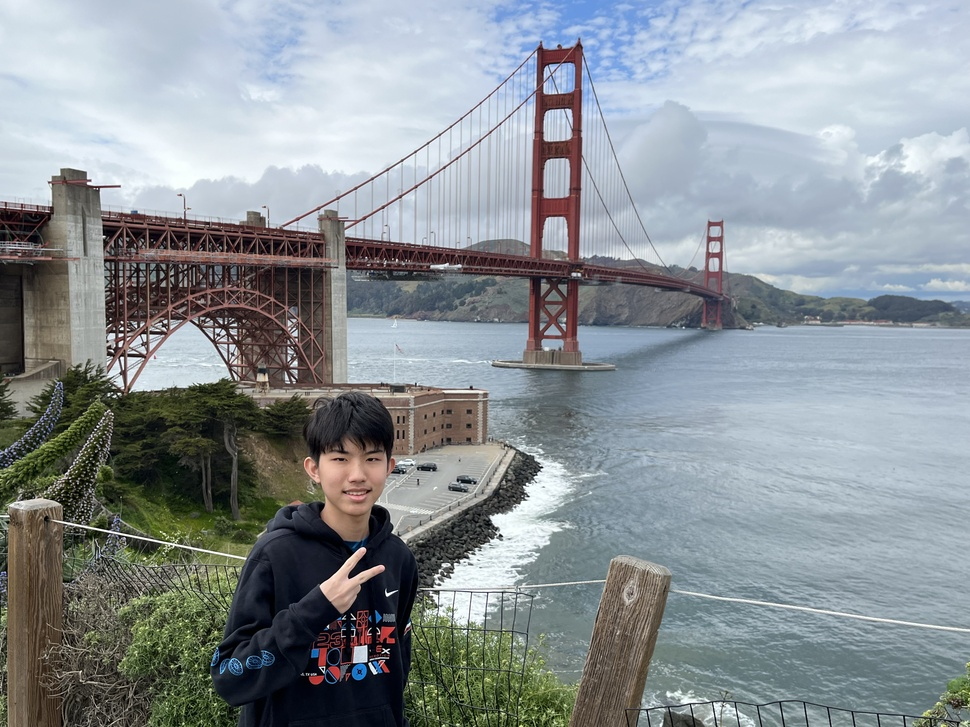
#> input picture facial-recognition/img.jpeg, 970 x 727 px, shrunk from 4032 x 3024 before the run
$ python facial-regognition.py
#> lines starting #> are read from the running program, lines starting #| are printed output that depends on the picture; after the words box and inside, x2 and y2 are one past the last pixel; in counts of white or black regions, pixels touching at a corner belong together
import cv2
import matplotlib.pyplot as plt

imagePath = 'img.jpeg'
img = cv2.imread(imagePath)
#> img is the input picture: shape (727, 970, 3); mean B, G, R 149.4, 145.3, 138.3
gray_image = cv2.cvtColor(img, cv2.COLOR_BGR2GRAY)
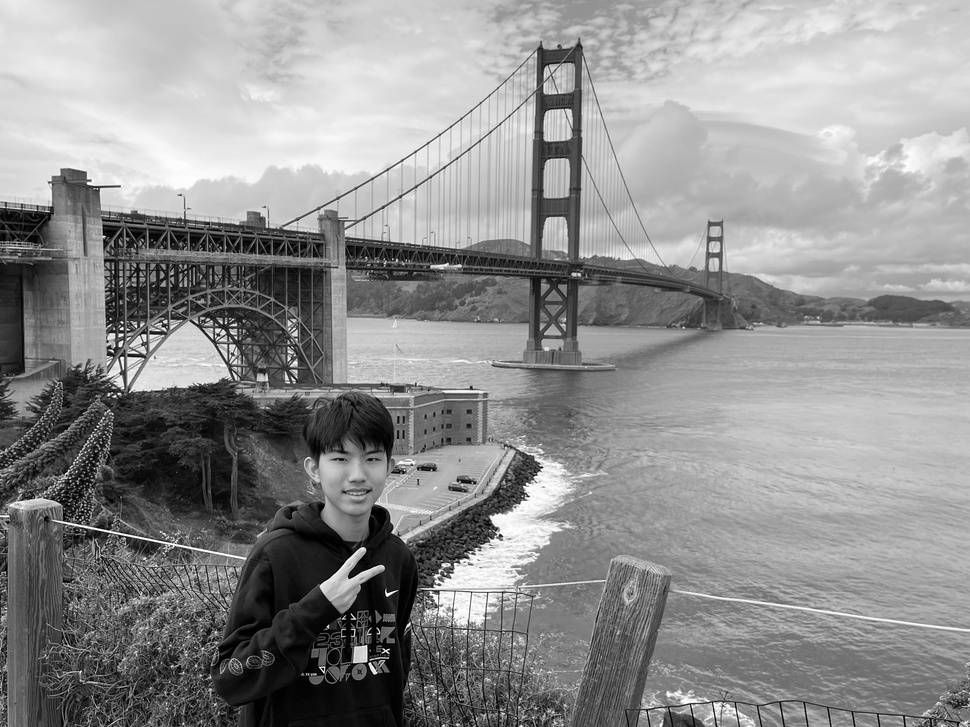
#> gray_image: shape (727, 970); min 0, max 255, mean 143.7
face_classifier = cv2.CascadeClassifier(
    cv2.data.haarcascades + "haarcascade_frontalface_default.xml"
)
face = face_classifier.detectMultiScale(
    gray_image, scaleFactor=1.1, minNeighbors=5, minSize=(40, 40)
)
#> face = [[379, 444, 70, 70], [312, 426, 86, 86]]
for (x, y, w, h) in face:
    cv2.rectangle(img, (x, y), (x + w, y + h), (0, 255, 0), 4)
#> this loop made 2 passes
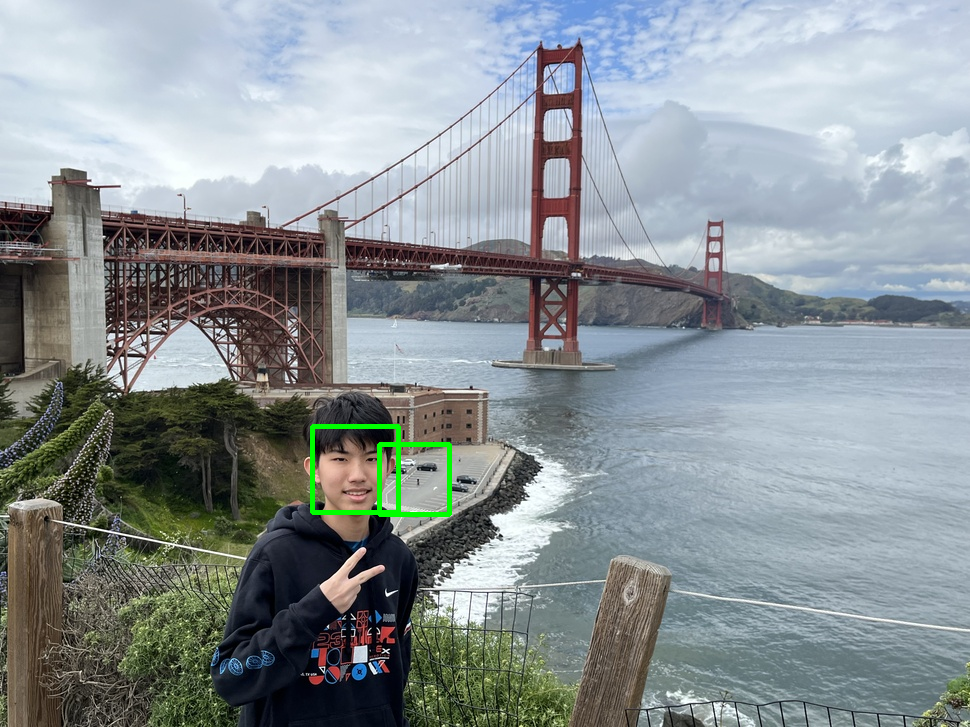
#> img: shape (727, 970, 3); 0.42% of pixels changed, all inside (x1, y1, x2, y2) = (310, 424, 452, 517)
img_rgb = cv2.cvtColor(img, cv2.COLOR_BGR2RGB)

cv2.imwrite('out.jpg', img_rgb)
